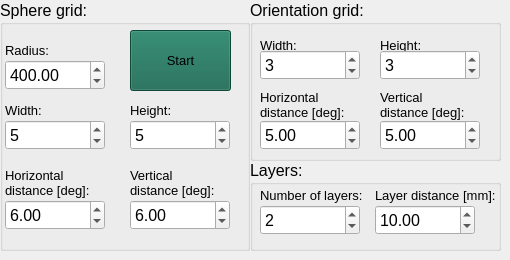
          <widget class="QWidget" name="tab_2">
           <attribute name="title">
            <string>Automatic</string>
           </attribute>
           <widget class="QGroupBox" name="groupBox">
            <property name="geometry">
             <rect>
              <x>0</x>
              <y>0</y>
              <width>250</width>
              <height>251</height>
             </rect>
            </property>
            <property name="font">
             <font>
              <pointsize>12</pointsize>
              <italic>false</italic>
              <bold>false</bold>
              <underline>false</underline>
             </font>
            </property>
            <property name="title">
             <string>Sphere grid:</string>
            </property>
            <widget class="QDoubleSpinBox" name="Sphere_radius">
             <property name="geometry">
              <rect>
               <x>5</x>
               <y>60</y>
               <width>100</width>
               <height>30</height>
              </rect>
             </property>
             <property name="font">
              <font>
               <pointsize>12</pointsize>
               <bold>false</bold>
              </font>
             </property>
             <property name="prefix">
              <string/>
             </property>
             <property name="minimum">
              <double>-2.000000000000000</double>
             </property>
             <property name="maximum">
              <double>1000.000000000000000</double>
             </property>
             <property name="singleStep">
              <double>0.010000000000000</double>
             </property>
             <property name="value">
              <double>400.000000000000000</double>
             </property>
            </widget>
            <widget class="QLabel" name="label">
             <property name="geometry">
              <rect>
               <x>5</x>
               <y>35</y>
               <width>100</width>
               <height>30</height>
              </rect>
             </property>
             <property name="font">
              <font>
               <pointsize>10</pointsize>
              </font>
             </property>
             <property name="text">
              <string>Radius:</string>
             </property>
            </widget>
            <widget class="QLabel" name="label_6">
             <property name="geometry">
              <rect>
               <x>130</x>
               <y>95</y>
               <width>100</width>
               <height>30</height>
              </rect>
             </property>
             <property name="font">
              <font>
               <pointsize>10</pointsize>
              </font>
             </property>
             <property name="text">
              <string>Height:</string>
             </property>
            </widget>
            <widget class="QLabel" name="label_18">
             <property name="geometry">
              <rect>
               <x>5</x>
               <y>95</y>
               <width>100</width>
               <height>30</height>
              </rect>
             </property>
             <property name="font">
              <font>
               <pointsize>10</pointsize>
              </font>
             </property>
             <property name="text">
              <string>Width:</string>
             </property>
            </widget>
            <widget class="QLabel" name="label_19">
             <property name="geometry">
              <rect>
               <x>130</x>
               <y>160</y>
               <width>110</width>
               <height>45</height>
              </rect>
             </property>
             <property name="font">
              <font>
               <pointsize>10</pointsize>
              </font>
             </property>
             <property name="text">
              <string>Vertical 
distance [deg]:</string>
             </property>
            </widget>
            <widget class="QDoubleSpinBox" name="Sphere_grid_ver_dist">
             <property name="geometry">
              <rect>
               <x>130</x>
               <y>200</y>
               <width>100</width>
               <height>30</height>
              </rect>
             </property>
             <property name="font">
              <font>
               <pointsize>12</pointsize>
               <bold>false</bold>
              </font>
             </property>
             <property name="singleStep">
              <double>0.010000000000000</double>
             </property>
             <property name="value">
              <double>6.000000000000000</double>
             </property>
            </widget>
            <widget class="QLabel" name="label_20">
             <property name="geometry">
              <rect>
               <x>5</x>
               <y>160</y>
               <width>110</width>
               <height>45</height>
              </rect>
             </property>
             <property name="font">
              <font>
               <pointsize>10</pointsize>
              </font>
             </property>
             <property name="text">
              <string>Horizontal 
distance [deg]:</string>
             </property>
            </widget>
            <widget class="QDoubleSpinBox" name="Sphere_grid_hor_dist">
             <property name="geometry">
              <rect>
               <x>5</x>
               <y>200</y>
               <width>100</width>
               <height>30</height>
              </rect>
             </property>
             <property name="font">
              <font>
               <pointsize>12</pointsize>
               <bold>false</bold>
              </font>
             </property>
             <property name="prefix">
              <string/>
             </property>
             <property name="minimum">
              <double>-99.989999999999995</double>
             </property>
             <property name="singleStep">
              <double>0.010000000000000</double>
             </property>
             <property name="value">
              <double>6.000000000000000</double>
             </property>
            </widget>
            <widget class="QPushButton" name="Start_auto">
             <property name="geometry">
              <rect>
               <x>130</x>
               <y>30</y>
               <width>101</width>
               <height>61</height>
              </rect>
             </property>
             <property name="font">
              <font>
               <pointsize>10</pointsize>
               <bold>false</bold>
               <kerning>true</kerning>
              </font>
             </property>
             <property name="styleSheet">
              <string notr="true">QPushButton{background-color:rgb(20, 102, 79)}</string>
             </property>
             <property name="text">
              <string>Start</string>
             </property>
            </widget>
            <widget class="QSpinBox" name="Sphere_grid_width">
             <property name="geometry">
              <rect>
               <x>5</x>
               <y>120</y>
               <width>100</width>
               <height>30</height>
              </rect>
             </property>
             <property name="font">
              <font>
               <pointsize>12</pointsize>
              </font>
             </property>
             <property name="suffix">
              <string/>
             </property>
             <property name="prefix">
              <string/>
             </property>
             <property name="minimum">
              <number>1</number>
             </property>
             <property name="value">
              <number>5</number>
             </property>
            </widget>
            <widget class="QSpinBox" name="Sphere_grid_height">
             <property name="geometry">
              <rect>
               <x>130</x>
               <y>120</y>
               <width>100</width>
               <height>30</height>
              </rect>
             </property>
             <property name="font">
              <font>
               <pointsize>12</pointsize>
              </font>
             </property>
             <property name="prefix">
              <string/>
             </property>
             <property name="minimum">
              <number>1</number>
             </property>
             <property name="value">
              <number>5</number>
             </property>
            </widget>
           </widget>
           <widget class="QGroupBox" name="groupBox_2">
            <property name="geometry">
             <rect>
              <x>250</x>
              <y>160</y>
              <width>251</width>
              <height>91</height>
             </rect>
            </property>
            <property name="font">
             <font>
              <pointsize>12</pointsize>
              <underline>false</underline>
             </font>
            </property>
            <property name="title">
             <string>Layers:</string>
            </property>
            <widget class="QLabel" name="label_22">
             <property name="geometry">
              <rect>
               <x>10</x>
               <y>20</y>
               <width>131</width>
               <height>30</height>
              </rect>
             </property>
             <property name="font">
              <font>
               <pointsize>10</pointsize>
              </font>
             </property>
             <property name="text">
              <string>Number of layers:</string>
             </property>
            </widget>
            <widget class="QLabel" name="label_21">
             <property name="geometry">
              <rect>
               <x>125</x>
               <y>20</y>
               <width>131</width>
               <height>30</height>
              </rect>
             </property>
             <property name="font">
              <font>
               <pointsize>10</pointsize>
              </font>
             </property>
             <property name="text">
              <string>Layer distance [mm]:</string>
             </property>
            </widget>
            <widget class="QDoubleSpinBox" name="Layer_dist">
             <property name="geometry">
              <rect>
               <x>125</x>
               <y>45</y>
               <width>100</width>
               <height>30</height>
              </rect>
             </property>
             <property name="font">
              <font>
               <pointsize>12</pointsize>
               <bold>false</bold>
              </font>
             </property>
             <property name="maximum">
              <double>300.000000000000000</double>
             </property>
             <property name="singleStep">
              <double>0.001000000000000</double>
             </property>
             <property name="value">
              <double>10.000000000000000</double>
             </property>
            </widget>
            <widget class="QSpinBox" name="Layer_num">
             <property name="geometry">
              <rect>
               <x>10</x>
               <y>45</y>
               <width>100</width>
               <height>30</height>
              </rect>
             </property>
             <property name="font">
              <font>
               <pointsize>12</pointsize>
              </font>
             </property>
             <property name="minimum">
              <number>1</number>
             </property>
             <property name="value">
              <number>2</number>
             </property>
            </widget>
           </widget>
           <widget class="QGroupBox" name="groupBox_3">
            <property name="geometry">
             <rect>
              <x>250</x>
              <y>0</y>
              <width>251</width>
              <height>161</height>
             </rect>
            </property>
            <property name="font">
             <font>
              <pointsize>12</pointsize>
              <underline>false</underline>
             </font>
            </property>
            <property name="title">
             <string>Orientation grid:</string>
            </property>
            <widget class="QLabel" name="label_23">
             <property name="geometry">
              <rect>
               <x>10</x>
               <y>30</y>
               <width>131</width>
               <height>30</height>
              </rect>
             </property>
             <property name="font">
              <font>
               <pointsize>10</pointsize>
              </font>
             </property>
             <property name="text">
              <string>Width:</string>
             </property>
            </widget>
            <widget class="QDoubleSpinBox" name="Ori_grid_hor_dist">
             <property name="geometry">
              <rect>
               <x>10</x>
               <y>120</y>
               <width>100</width>
               <height>30</height>
              </rect>
             </property>
             <property name="font">
              <font>
               <pointsize>12</pointsize>
               <bold>false</bold>
              </font>
             </property>
             <property name="singleStep">
              <double>0.010000000000000</double>
             </property>
             <property name="value">
              <double>5.000000000000000</double>
             </property>
            </widget>
            <widget class="QLabel" name="label_24">
             <property name="geometry">
              <rect>
               <x>10</x>
               <y>90</y>
               <width>131</width>
               <height>30</height>
              </rect>
             </property>
             <property name="font">
              <font>
               <pointsize>10</pointsize>
              </font>
             </property>
             <property name="text">
              <string>Horizontal 
distance [deg]:</string>
             </property>
            </widget>
            <widget class="QLabel" name="label_25">
             <property name="geometry">
              <rect>
               <x>130</x>
               <y>30</y>
               <width>131</width>
               <height>30</height>
              </rect>
             </property>
             <property name="font">
              <font>
               <pointsize>10</pointsize>
              </font>
             </property>
             <property name="text">
              <string>Height:</string>
             </property>
            </widget>
            <widget class="QDoubleSpinBox" name="Ori_grid_ver_dist">
             <property name="geometry">
              <rect>
               <x>130</x>
               <y>120</y>
               <width>100</width>
               <height>30</height>
              </rect>
             </property>
             <property name="font">
              <font>
               <pointsize>12</pointsize>
               <bold>false</bold>
              </font>
             </property>
             <property name="singleStep">
              <double>0.010000000000000</double>
             </property>
             <property name="value">
              <double>5.000000000000000</double>
             </property>
            </widget>
            <widget class="QLabel" name="label_26">
             <property name="geometry">
              <rect>
               <x>130</x>
               <y>90</y>
               <width>131</width>
               <height>30</height>
              </rect>
             </property>
             <property name="font">
              <font>
               <pointsize>10</pointsize>
              </font>
             </property>
             <property name="text">
              <string>Vertical 
distance [deg]:</string>
             </property>
            </widget>
            <widget class="QSpinBox" name="Ori_grid_width">
             <property name="geometry">
              <rect>
               <x>10</x>
               <y>50</y>
               <width>100</width>
               <height>30</height>
              </rect>
             </property>
             <property name="font">
              <font>
               <pointsize>12</pointsize>
              </font>
             </property>
             <property name="minimum">
              <number>1</number>
             </property>
             <property name="value">
              <number>3</number>
             </property>
            </widget>
            <widget class="QSpinBox" name="Ori_grid_height">
             <property name="geometry">
              <rect>
               <x>130</x>
               <y>50</y>
               <width>100</width>
               <height>30</height>
              </rect>
             </property>
             <property name="font">
              <font>
               <pointsize>12</pointsize>
              </font>
             </property>
             <property name="minimum">
              <number>1</number>
             </property>
             <property name="value">
              <number>3</number>
             </property>
            </widget>
           </widget>
          </widget>
